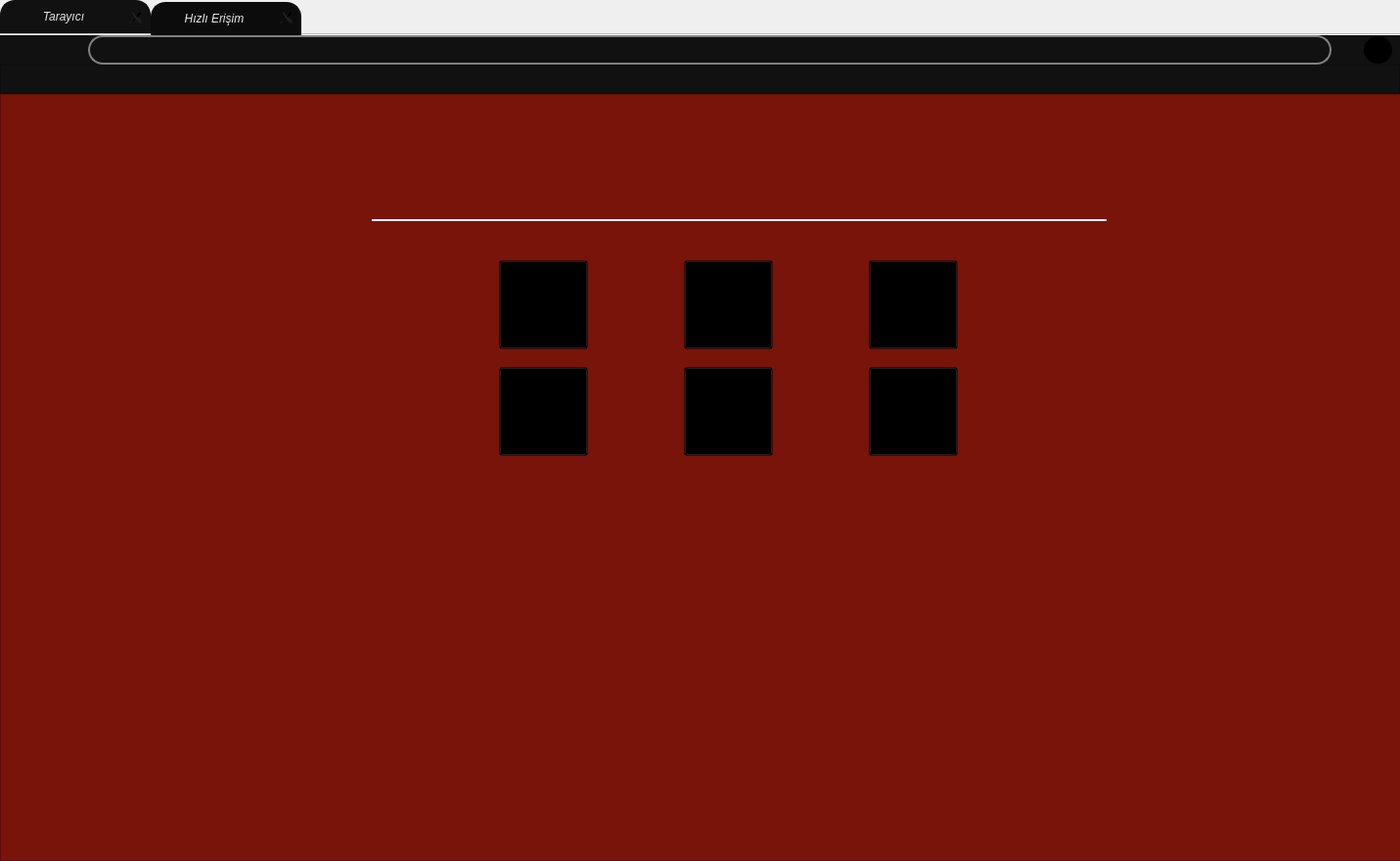
   <widget class="QTabWidget" name="tabWidget">
    <property name="geometry">
     <rect>
      <x>40</x>
      <y>22</y>
      <width>1431</width>
      <height>880</height>
     </rect>
    </property>
    <property name="sizePolicy">
     <sizepolicy hsizetype="Expanding" vsizetype="Expanding">
      <horstretch>0</horstretch>
      <verstretch>0</verstretch>
     </sizepolicy>
    </property>
    <property name="font">
     <font>
      <weight>50</weight>
      <italic>true</italic>
      <bold>false</bold>
      <strikeout>false</strikeout>
     </font>
    </property>
    <property name="focusPolicy">
     <enum>Qt::NoFocus</enum>
    </property>
    <property name="contextMenuPolicy">
     <enum>Qt::CustomContextMenu</enum>
    </property>
    <property name="styleSheet">
     <string notr="true">QTabWidget QTabBar::tab{
background-color: rgb(9,9,9);
color: #e6e6e6;
border:2px solid rgb(17,17,17);border-top-left-radius:15px;border-top-right-radius:15px;
}                                 
QTabWidget QTabBar::tab:selected{
background-color: rgb(17 ,17 ,17);}

QTabWidget QTabBar::tab:!selected:hover{
background-color: rgb(54 ,54 ,54);
border:2px solid rgb(54,54,54)
}

QTabWidget QTabBar::tab:selected:hover{
background-color: rgb(54 ,54 ,54);
border:2px solid rgb(54,54,54)

}

QTabWidget QTabBar::tab:!selected{background-color:rgb(12,12,12);border:2px solid rgb(12,12,12)}

QTabBar::close-button { image: url(C:/Users/Yunn/PycharmProjects/pythonProject/IME/icons/icons8-multiply-24.png); 
border: 0px solid rgb(28 ,28 ,28);
border-radius:5px;}

QTabBar::close-button:selected{
     image: url(C:/Users/Yunn/PycharmProjects/pythonProject/IME/icons/icons8-multiply-24.png);
    border: 2px solid rgb(28 ,28 ,28);
    background-color: rgb(28 ,28 ,28);
    border-radius:5px;}

 QTabBar::close-button:hover {
    image: url(C:/Users/Yunn/PycharmProjects/pythonProject/IME/icons/Close-256.ico);
    background-color: gray;
    border: 2px solid gray;
    border-radius:5px;}

QTabBar::close-button:selected:pressed {
     image: url(C:/Users/Yunn/PycharmProjects/pythonProject/IME/icons/Close-256.ico);
    background-color:rgb(28 ,28 ,28);
    border: 2px solid rgb(28 ,28 ,28);
    border-radius:5px;
 }
 QTabBar::close-button:pressed {
    image: ur(lC:/Users/Yunn/PycharmProjects/pythonProject/IME/icons/Close-256.ico);
    background-color:black;
    border: 2px solid black;
    border-radius:5px; }

QTabBar::tab:!selected{margin-top: 2px;}                               

QTabBar::tab { height: 30px; width: 150px; }

</string>
    </property>
    <property name="inputMethodHints">
     <set>Qt::ImhNone</set>
    </property>
    <property name="tabPosition">
     <enum>QTabWidget::North</enum>
    </property>
    <property name="tabShape">
     <enum>QTabWidget::Rounded</enum>
    </property>
    <property name="currentIndex">
     <number>0</number>
    </property>
    <property name="elideMode">
     <enum>Qt::ElideNone</enum>
    </property>
    <property name="usesScrollButtons">
     <bool>false</bool>
    </property>
    <property name="documentMode">
     <bool>true</bool>
    </property>
    <property name="tabsClosable">
     <bool>true</bool>
    </property>
    <property name="movable">
     <bool>true</bool>
    </property>
    <property name="tabBarAutoHide">
     <bool>true</bool>
    </property>
    <widget class="QWidget" name="sekme">
     <property name="styleSheet">
      <string notr="true"/>
     </property>
     <attribute name="title">
      <string>Tarayıcı</string>
     </attribute>
     <widget class="QFrame" name="anaekran">
      <property name="geometry">
       <rect>
        <x>0</x>
        <y>60</y>
        <width>1451</width>
        <height>784</height>
       </rect>
      </property>
      <property name="styleSheet">
       <string notr="true">background-color: rgb(120,20, 10);
</string>
      </property>
      <property name="frameShape">
       <enum>QFrame::StyledPanel</enum>
      </property>
      <property name="frameShadow">
       <enum>QFrame::Raised</enum>
      </property>
      <widget class="QWidget" name="googlelogowidget" native="true">
       <property name="geometry">
        <rect>
         <x>350</x>
         <y>95</y>
         <width>30</width>
         <height>30</height>
        </rect>
       </property>
       <property name="styleSheet">
        <string notr="true">QWidget{
  image: url(C:/Users/Yunn/PycharmProjects/pythonProject/IME/icons/search.png);
   }</string>
       </property>
      </widget>
      <widget class="QWidget" name="hewymainwdgt" native="true">
       <property name="geometry">
        <rect>
         <x>510</x>
         <y>170</y>
         <width>561</width>
         <height>211</height>
        </rect>
       </property>
       <layout class="QGridLayout" name="gridLayout">
        <item row="0" column="3">
         <widget class="QWidget" name="hew3" native="true">
          <widget class="QLabel" name="hew3lbl">
           <property name="geometry">
            <rect>
             <x>20</x>
             <y>70</y>
             <width>49</width>
             <height>12</height>
            </rect>
           </property>
           <property name="font">
            <font>
             <family>Rockwell</family>
             <weight>75</weight>
             <italic>true</italic>
             <bold>true</bold>
            </font>
           </property>
           <property name="mouseTracking">
            <bool>false</bool>
           </property>
           <property name="styleSheet">
            <string notr="true">color: rgb(255, 255, 255);</string>
           </property>
           <property name="frameShape">
            <enum>QFrame::NoFrame</enum>
           </property>
           <property name="frameShadow">
            <enum>QFrame::Plain</enum>
           </property>
           <property name="text">
            <string>Youtube</string>
           </property>
           <property name="alignment">
            <set>Qt::AlignCenter</set>
           </property>
          </widget>
          <widget class="QPushButton" name="hew3btn">
           <property name="geometry">
            <rect>
             <x>0</x>
             <y>0</y>
             <width>91</width>
             <height>91</height>
            </rect>
           </property>
           <property name="font">
            <font>
             <italic>true</italic>
            </font>
           </property>
           <property name="focusPolicy">
            <enum>Qt::NoFocus</enum>
           </property>
           <property name="styleSheet">
            <string notr="true">QPushButton{
background-image:url(C:/Users/Yunn/Downloads/triangular (2).png);
background-position:center bottom; 
background-repeat: no-repeat; 
background-size: cover;
background-color: transparent;
}
QPushButton:hover{
background-position:center top; 
}</string>
           </property>
           <property name="text">
            <string/>
           </property>
           <property name="autoRepeat">
            <bool>false</bool>
           </property>
          </widget>
         </widget>
        </item>
        <item row="0" column="0">
         <widget class="QWidget" name="hew4" native="true">
          <widget class="QLabel" name="hew4lbl">
           <property name="geometry">
            <rect>
             <x>20</x>
             <y>70</y>
             <width>49</width>
             <height>12</height>
            </rect>
           </property>
           <property name="font">
            <font>
             <family>Rockwell</family>
             <weight>75</weight>
             <italic>true</italic>
             <bold>true</bold>
            </font>
           </property>
           <property name="mouseTracking">
            <bool>false</bool>
           </property>
           <property name="styleSheet">
            <string notr="true">color: rgb(255, 255, 255);</string>
           </property>
           <property name="frameShape">
            <enum>QFrame::NoFrame</enum>
           </property>
           <property name="frameShadow">
            <enum>QFrame::Plain</enum>
           </property>
           <property name="text">
            <string>Youtube</string>
           </property>
           <property name="alignment">
            <set>Qt::AlignCenter</set>
           </property>
          </widget>
          <widget class="QPushButton" name="hew4btn">
           <property name="geometry">
            <rect>
             <x>0</x>
             <y>0</y>
             <width>91</width>
             <height>91</height>
            </rect>
           </property>
           <property name="font">
            <font>
             <italic>true</italic>
            </font>
           </property>
           <property name="focusPolicy">
            <enum>Qt::NoFocus</enum>
           </property>
           <property name="styleSheet">
            <string notr="true">QPushButton{
background-image:url(C:/Users/Yunn/Downloads/triangular (2).png);
background-position:center bottom; 
background-repeat: no-repeat; 
background-size: cover;
background-color: transparent;
}
QPushButton:hover{
background-position:center top; 
}</string>
           </property>
           <property name="text">
            <string/>
           </property>
           <property name="autoRepeat">
            <bool>false</bool>
           </property>
          </widget>
         </widget>
        </item>
        <item row="1" column="0">
         <widget class="QWidget" name="hew1" native="true">
          <widget class="QLabel" name="hew1lbl">
           <property name="geometry">
            <rect>
             <x>20</x>
             <y>70</y>
             <width>49</width>
             <height>12</height>
            </rect>
           </property>
           <property name="font">
            <font>
             <family>Rockwell</family>
             <weight>75</weight>
             <italic>true</italic>
             <bold>true</bold>
             <kerning>true</kerning>
            </font>
           </property>
           <property name="mouseTracking">
            <bool>false</bool>
           </property>
           <property name="styleSheet">
            <string notr="true">color: rgb(255, 255, 255);</string>
           </property>
           <property name="frameShape">
            <enum>QFrame::NoFrame</enum>
           </property>
           <property name="frameShadow">
            <enum>QFrame::Plain</enum>
           </property>
           <property name="text">
            <string>Youtube</string>
           </property>
           <property name="alignment">
            <set>Qt::AlignCenter</set>
           </property>
          </widget>
          <widget class="QPushButton" name="hew1btn">
           <property name="geometry">
            <rect>
             <x>0</x>
             <y>0</y>
             <width>91</width>
             <height>91</height>
            </rect>
           </property>
           <property name="font">
            <font>
             <italic>true</italic>
            </font>
           </property>
           <property name="focusPolicy">
            <enum>Qt::NoFocus</enum>
           </property>
           <property name="styleSheet">
            <string notr="true">QPushButton{
background-image:url(C:/Users/Yunn/Downloads/triangular (2).png);
background-position:center bottom; 
background-repeat: no-repeat; 
background-size: cover;
background-color: transparent;
}
QPushButton:hover{
background-position:center top; 
}</string>
           </property>
           <property name="text">
            <string/>
           </property>
           <property name="autoRepeat">
            <bool>false</bool>
           </property>
          </widget>
         </widget>
        </item>
        <item row="1" column="1">
         <widget class="QWidget" name="hew5" native="true">
          <property name="sizePolicy">
           <sizepolicy hsizetype="Ignored" vsizetype="Ignored">
            <horstretch>0</horstretch>
            <verstretch>0</verstretch>
           </sizepolicy>
          </property>
          <widget class="QLabel" name="hew5lbl">
           <property name="geometry">
            <rect>
             <x>20</x>
             <y>70</y>
             <width>49</width>
             <height>12</height>
            </rect>
           </property>
           <property name="font">
            <font>
             <family>Rockwell</family>
             <weight>75</weight>
             <italic>true</italic>
             <bold>true</bold>
            </font>
           </property>
           <property name="mouseTracking">
            <bool>false</bool>
           </property>
           <property name="styleSheet">
            <string notr="true">color: rgb(255, 255, 255);</string>
           </property>
           <property name="frameShape">
            <enum>QFrame::NoFrame</enum>
           </property>
           <property name="frameShadow">
            <enum>QFrame::Plain</enum>
           </property>
           <property name="text">
            <string>Youtube</string>
           </property>
           <property name="alignment">
            <set>Qt::AlignCenter</set>
           </property>
          </widget>
          <widget class="QPushButton" name="hew5btn">
           <property name="geometry">
            <rect>
             <x>0</x>
             <y>0</y>
             <width>91</width>
             <height>91</height>
            </rect>
           </property>
           <property name="font">
            <font>
             <italic>true</italic>
            </font>
           </property>
           <property name="focusPolicy">
            <enum>Qt::NoFocus</enum>
           </property>
           <property name="styleSheet">
            <string notr="true">QPushButton{
background-image:url(C:/Users/Yunn/Downloads/triangular (2).png);
background-position:center bottom; 
background-repeat: no-repeat; 
background-size: cover;
background-color: transparent;
}
QPushButton:hover{
background-position:center top; 
}</string>
           </property>
           <property name="text">
            <string/>
           </property>
           <property name="autoRepeat">
            <bool>false</bool>
           </property>
          </widget>
         </widget>
        </item>
        <item row="0" column="1">
         <widget class="QWidget" name="hew2" native="true">
          <property name="sizePolicy">
           <sizepolicy hsizetype="Ignored" vsizetype="Ignored">
            <horstretch>0</horstretch>
            <verstretch>0</verstretch>
           </sizepolicy>
          </property>
          <widget class="QLabel" name="hew2lbl">
           <property name="geometry">
            <rect>
             <x>20</x>
             <y>70</y>
             <width>49</width>
             <height>12</height>
            </rect>
           </property>
           <property name="font">
            <font>
             <family>Rockwell</family>
             <weight>75</weight>
             <italic>true</italic>
             <bold>true</bold>
            </font>
           </property>
           <property name="mouseTracking">
            <bool>false</bool>
           </property>
           <property name="styleSheet">
            <string notr="true">color: rgb(255, 255, 255);</string>
           </property>
           <property name="frameShape">
            <enum>QFrame::NoFrame</enum>
           </property>
           <property name="frameShadow">
            <enum>QFrame::Plain</enum>
           </property>
           <property name="text">
            <string>Youtube</string>
           </property>
           <property name="alignment">
            <set>Qt::AlignCenter</set>
           </property>
          </widget>
          <widget class="QPushButton" name="hew2btn">
           <property name="geometry">
            <rect>
             <x>0</x>
             <y>0</y>
             <width>91</width>
             <height>91</height>
            </rect>
           </property>
           <property name="font">
            <font>
             <italic>true</italic>
            </font>
           </property>
           <property name="focusPolicy">
            <enum>Qt::NoFocus</enum>
           </property>
           <property name="styleSheet">
            <string notr="true">QPushButton{
background-image:url(C:/Users/Yunn/Downloads/triangular (2).png);
background-position:center bottom; 
background-repeat: no-repeat; 
background-size: cover;
background-color: transparent;
}
QPushButton:hover{
background-position:center top; 
}</string>
           </property>
           <property name="text">
            <string/>
           </property>
           <property name="autoRepeat">
            <bool>false</bool>
           </property>
          </widget>
         </widget>
        </item>
        <item row="1" column="3">
         <widget class="QWidget" name="hewy" native="true">
          <widget class="QLabel" name="hewylabel">
           <property name="geometry">
            <rect>
             <x>20</x>
             <y>70</y>
             <width>49</width>
             <height>12</height>
            </rect>
           </property>
           <property name="font">
            <font>
             <family>Rockwell</family>
             <weight>75</weight>
             <italic>true</italic>
             <bold>true</bold>
            </font>
           </property>
           <property name="mouseTracking">
            <bool>false</bool>
           </property>
           <property name="styleSheet">
            <string notr="true">color: rgb(255, 255, 255);</string>
           </property>
           <property name="frameShape">
            <enum>QFrame::NoFrame</enum>
           </property>
           <property name="frameShadow">
            <enum>QFrame::Plain</enum>
           </property>
           <property name="text">
            <string>Youtube</string>
           </property>
           <property name="alignment">
            <set>Qt::AlignCenter</set>
           </property>
          </widget>
          <widget class="QPushButton" name="hewybtn">
           <property name="geometry">
            <rect>
             <x>0</x>
             <y>0</y>
             <width>91</width>
             <height>91</height>
            </rect>
           </property>
           <property name="font">
            <font>
             <italic>true</italic>
            </font>
           </property>
           <property name="focusPolicy">
            <enum>Qt::NoFocus</enum>
           </property>
           <property name="styleSheet">
            <string notr="true">QPushButton{
background-image:url(C:/Users/Yunn/Downloads/triangular (2).png);
background-position:center bottom; 
background-repeat: no-repeat; 
background-size: cover;
background-color: transparent;
}
QPushButton:hover{
background-position:center top; 
}</string>
           </property>
           <property name="text">
            <string/>
           </property>
           <property name="autoRepeat">
            <bool>false</bool>
           </property>
          </widget>
         </widget>
        </item>
       </layout>
      </widget>
      <widget class="QLineEdit" name="menuaramacubu">
       <property name="geometry">
        <rect>
         <x>380</x>
         <y>100</y>
         <width>751</width>
         <height>30</height>
        </rect>
       </property>
       <property name="font">
        <font>
         <family>Yu Gothic Medium</family>
         <pointsize>13</pointsize>
         <weight>7</weight>
         <italic>false</italic>
         <bold>false</bold>
        </font>
       </property>
       <property name="styleSheet">
        <string notr="true">QLineEdit{
border: 2px solid;
border-color:transparent transparent  white transparent;
	font: 57 13pt &quot;Yu Gothic Medium&quot;;
color: rgb(255, 255, 255);
padding-left:20px;

}
QLineEdit:hover{
background-color:transparent;
padding-left:30px;
}
</string>
       </property>
       <property name="frame">
        <bool>true</bool>
       </property>
       <property name="echoMode">
        <enum>QLineEdit::Normal</enum>
       </property>
       <property name="dragEnabled">
        <bool>false</bool>
       </property>
       <property name="readOnly">
        <bool>false</bool>
       </property>
       <property name="cursorMoveStyle">
        <enum>Qt::LogicalMoveStyle</enum>
       </property>
       <property name="clearButtonEnabled">
        <bool>true</bool>
       </property>
      </widget>
     </widget>
     <widget class="QWidget" name="aramaubcuguwdgt" native="true">
      <property name="geometry">
       <rect>
        <x>0</x>
        <y>0</y>
        <width>1431</width>
        <height>60</height>
       </rect>
      </property>
      <property name="styleSheet">
       <string notr="true">/*background-color: rgb(43, 43, 43);

*/
background-color: rgb(17, 17, 17);</string>
      </property>
      <widget class="QPushButton" name="geribtn_2">
       <property name="geometry">
        <rect>
         <x>0</x>
         <y>0</y>
         <width>31</width>
         <height>30</height>
        </rect>
       </property>
       <property name="styleSheet">
        <string notr="true">QPushButton{background-color: rgb(17, 17,17);
color: rgb(255, 255, 255);
border: 2px solid rgb(17,17,17);
border-radius: 15px;}
QPushButton:pressed{ background-color: black; }
QPushButton:focus:pressed{ background-color: black; }


QPushButton:hover{ background-color:rgb(78,78,78);
border: 2px solid rgb(78,78,78);
border-radius: 15px;
 }

/*rgb(54 ,54 ,54)*/</string>
       </property>
       <property name="text">
        <string/>
       </property>
       <property name="icon">
        <iconset>
         <normaloff>icons/back.png</normaloff>icons/back.png</iconset>
       </property>
       <property name="iconSize">
        <size>
         <width>32</width>
         <height>32</height>
        </size>
       </property>
      </widget>
      <widget class="QPushButton" name="ileribtn_2">
       <property name="geometry">
        <rect>
         <x>30</x>
         <y>0</y>
         <width>31</width>
         <height>30</height>
        </rect>
       </property>
       <property name="styleSheet">
        <string notr="true">QPushButton{background-color: rgb(17, 17,17);
color: rgb(255, 255, 255);
border: 2px solid rgb(17,17,17);
border-radius: 15px;}
QPushButton:pressed{ background-color: black; }
QPushButton:focus:pressed{ background-color: black; }


QPushButton:hover{ background-color:rgb(78,78,78);
border: 2px solid rgb(78,78,78);
border-radius: 15px;
 }
</string>
       </property>
       <property name="text">
        <string/>
       </property>
       <property name="icon">
        <iconset>
         <normaloff>icons/forward.png</normaloff>icons/forward.png</iconset>
       </property>
       <property name="iconSize">
        <size>
         <width>32</width>
         <height>32</height>
        </size>
       </property>
      </widget>
      <widget class="QPushButton" name="yenilebtn_2">
       <property name="geometry">
        <rect>
         <x>60</x>
         <y>0</y>
         <width>31</width>
         <height>30</height>
        </rect>
       </property>
       <property name="styleSheet">
        <string notr="true">QPushButton{background-color: rgb(17, 17,17);
color: rgb(255, 255, 255);
border: 2px solid rgb(17,17,17);
border-radius: 15px;}
QPushButton:pressed{ background-color: black; }
QPushButton:focus:pressed{ background-color: black; }


QPushButton:hover{ background-color:rgb(78,78,78);
border: 2px solid rgb(78,78,78);
border-radius: 15px;
 }

</string>
       </property>
       <property name="text">
        <string/>
       </property>
       <property name="icon">
        <iconset>
         <normaloff>icons/refresh.png</normaloff>icons/refresh.png</iconset>
       </property>
       <property name="iconSize">
        <size>
         <width>19</width>
         <height>19</height>
        </size>
       </property>
       <property name="checkable">
        <bool>false</bool>
       </property>
       <property name="checked">
        <bool>false</bool>
       </property>
       <property name="autoRepeat">
        <bool>false</bool>
       </property>
      </widget>
      <widget class="QLineEdit" name="aramacubuedit_2">
       <property name="geometry">
        <rect>
         <x>90</x>
         <y>0</y>
         <width>1271</width>
         <height>30</height>
        </rect>
       </property>
       <property name="styleSheet">
        <string notr="true">QLineEdit{
border: 2px solid gray;
border-radius: 15px;
color: rgb(255, 255, 255);
padding-left:20px;
}
QLineEdit:hover{
background-color:rgb(38,38,38);
padding-left:30px;
}</string>
       </property>
      </widget>
      <widget class="QWidget" name="songibi_2" native="true">
       <property name="geometry">
        <rect>
         <x>1310</x>
         <y>4</y>
         <width>41</width>
         <height>21</height>
        </rect>
       </property>
       <property name="styleSheet">
        <string notr="true">background-color: rgb(17, 17, 17);</string>
       </property>
       <layout class="QHBoxLayout" name="horizontalLayout_3">
        <property name="spacing">
         <number>0</number>
        </property>
        <property name="leftMargin">
         <number>0</number>
        </property>
        <property name="topMargin">
         <number>0</number>
        </property>
        <property name="rightMargin">
         <number>0</number>
        </property>
        <property name="bottomMargin">
         <number>0</number>
        </property>
        <item>
         <widget class="QPushButton" name="camerabtn">
          <property name="sizePolicy">
           <sizepolicy hsizetype="Fixed" vsizetype="Fixed">
            <horstretch>0</horstretch>
            <verstretch>0</verstretch>
           </sizepolicy>
          </property>
          <property name="maximumSize">
           <size>
            <width>20</width>
            <height>20</height>
           </size>
          </property>
          <property name="styleSheet">
           <string notr="true">QPushButton{background-color: rgb(17, 17, 17);
border:1px solid rgb(17,17,17);
}
QPushButton:disabled{ background-color: yellow; }
QPushButton:pressed{ background-color: rgb(17, 17, 17); }
QPushButton:focus:pressed{ background-color: gray; }
QPushButton:focus{ background-color: rgb(17, 17, 17); }
QPushButton:hover{ background-color: rgb(78 ,78 ,78); }
QPushButton:checked{ background-color: pink; }


</string>
          </property>
          <property name="text">
           <string/>
          </property>
          <property name="icon">
           <iconset>
            <normaloff>../../../Downloads/icons8-camera-24.png</normaloff>../../../Downloads/icons8-camera-24.png</iconset>
          </property>
          <property name="iconSize">
           <size>
            <width>19</width>
            <height>19</height>
           </size>
          </property>
         </widget>
        </item>
        <item>
         <widget class="QPushButton" name="kaydetbtn">
          <property name="maximumSize">
           <size>
            <width>20</width>
            <height>20</height>
           </size>
          </property>
          <property name="styleSheet">
           <string notr="true">QPushButton{background-color: rgb(17, 17, 17);
color: rgb(255, 255, 255);
border:1px solid rgb(17,17,17);

}
QPushButton:disabled{ background-color: yellow; }
QPushButton:pressed{ background-color:rgb(17,17,17); }
QPushButton:focus:pressed{ background-color:gray; }
QPushButton:focus{ background-color:rgb(17,17,17); }
QPushButton:hover{ background-color:rgb(78,78,78); }
QPushButton:checked{ background-color: pink; }
</string>
          </property>
          <property name="text">
           <string/>
          </property>
          <property name="icon">
           <iconset>
            <normaloff>icons/heart.png</normaloff>icons/heart.png</iconset>
          </property>
          <property name="iconSize">
           <size>
            <width>19</width>
            <height>18</height>
           </size>
          </property>
         </widget>
        </item>
       </layout>
      </widget>
      <widget class="QPushButton" name="hesap">
       <property name="geometry">
        <rect>
         <x>1393</x>
         <y>0</y>
         <width>31</width>
         <height>30</height>
        </rect>
       </property>
       <property name="styleSheet">
        <string notr="true">QPushButton{background-color: rgb(0, 0, 0);
color: rgb(255, 255, 255);
border: 1px solid rgb(17,17,17);
border-radius: 15px;}
QPushButton:disabled{ background-color: yellow; }
QPushButton:pressed{ background-color:black; }
QPushButton:focus:pressed{ background-color:black; }
QPushButton:focus{ background-color:black; }
QPushButton:hover{ background-color: gray; }
QPushButton:checked{ background-color: pink; }
</string>
       </property>
       <property name="text">
        <string/>
       </property>
       <property name="icon">
        <iconset>
         <normaloff>../../../Downloads/letter-y.png</normaloff>../../../Downloads/letter-y.png</iconset>
       </property>
       <property name="iconSize">
        <size>
         <width>29</width>
         <height>29</height>
        </size>
       </property>
      </widget>
      <widget class="QPushButton" name="anasayfabtn_2">
       <property name="geometry">
        <rect>
         <x>1361</x>
         <y>0</y>
         <width>31</width>
         <height>30</height>
        </rect>
       </property>
       <property name="styleSheet">
        <string notr="true">/*QPushButton{background-color: rgb(0, 0, 0);
color: rgb(255, 255, 255);
border: 2px solid gray;
border-radius:10px;}
QPushButton:disabled{ background-color: yellow; }
QPushButton:pressed{ background-color:black; }
QPushButton:focus:pressed{ background-color:black; }
QPushButton:focus{ background-color:black; }
QPushButton:hover{ background-color: gray; }
QPushButton:checked{ background-color: pink; }
*/
QPushButton{background-color: rgb(17, 17,17);
color: rgb(255, 255, 255);
border: 2px solid rgb(17,17,17);
border-radius: 15px;}
QPushButton:pressed{ background-color: black; }
QPushButton:focus:pressed{ background-color: black; }


QPushButton:hover{ background-color:rgb(78,78,78);
border: 2px solid rgb(78,78,78);
border-radius: 15px;
 }
</string>
       </property>
       <property name="text">
        <string/>
       </property>
       <property name="icon">
        <iconset>
         <normaloff>icons/house.png</normaloff>icons/house.png</iconset>
       </property>
       <property name="iconSize">
        <size>
         <width>23</width>
         <height>23</height>
        </size>
       </property>
      </widget>
      <widget class="QFrame" name="bookmark">
       <property name="geometry">
        <rect>
         <x>0</x>
         <y>30</y>
         <width>1431</width>
         <height>30</height>
        </rect>
       </property>
       <property name="frameShape">
        <enum>QFrame::StyledPanel</enum>
       </property>
       <property name="frameShadow">
        <enum>QFrame::Raised</enum>
       </property>
      </widget>
     </widget>
    </widget>
    <widget class="QWidget" name="sekme2">
     <property name="styleSheet">
      <string notr="true"/>
     </property>
     <attribute name="title">
      <string>Hızlı Erişim</string>
     </attribute>
    </widget>
   </widget>
